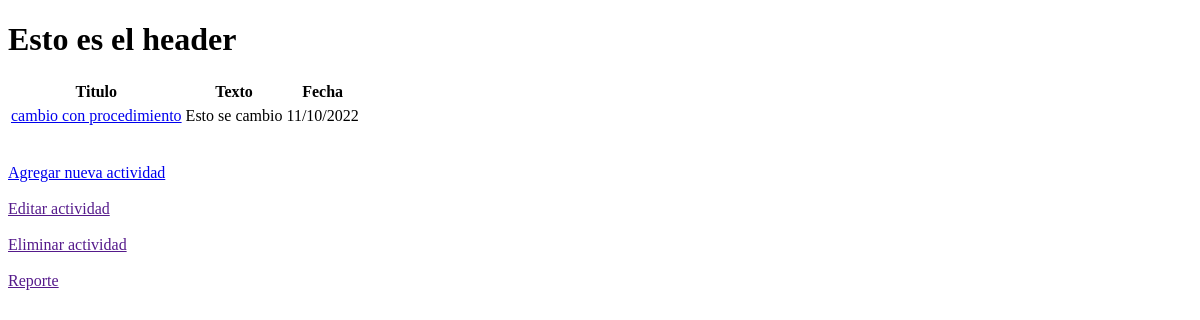
Before: / with the older database file.
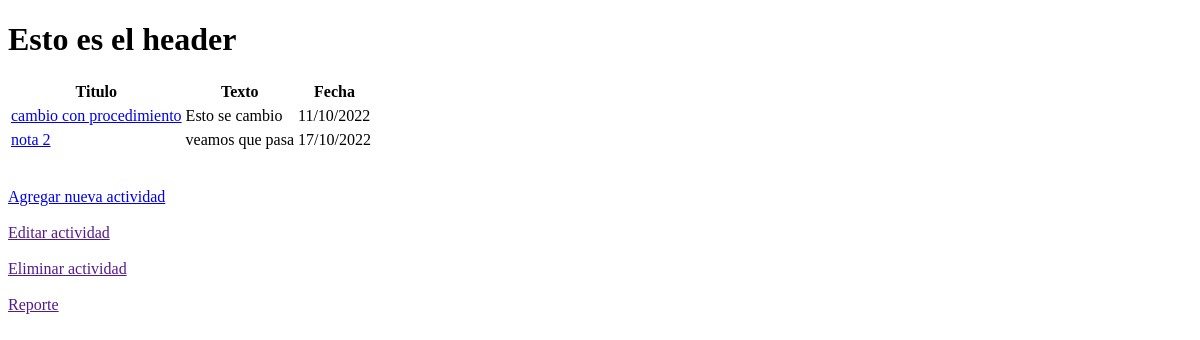
After: the same page with the newer database file.
### tables this page shows
CREATE TABLE `note` (
  `id` smallint(5) UNSIGNED NOT NULL,
  `titulo` varchar(100) NOT NULL DEFAULT 'Sin tittulo',
  `texto` text NOT NULL,
  `fecha` date NOT NULL DEFAULT current_timestamp()
);

### logica/conexion.php (called while the page is built, shortened)
<?php
    class modeloCredencialesDB{
        public function __construct(){
            $this->_db = new mysqli(DB_HOST, DB_USER, DB_PASS, DB_NAME);
        }
    }
?>

### logica/Agenda.php (called while the page is built, shortened)
<?php
    require_once('conexion.php');
    class blognote extends modeloCredencialesDB{
        public function listar_notas(){
            $instruccion = "CALL sp_listar_notas";
            $consulta=$this->_db->query($instruccion);
            $resultado=$consulta->fetch_all(MYSQLI_ASSOC);
            if ($resultado){
                return $resultado;
            }
        }
    }
?>

### index.php (the view)
<?php
include ("header.php");
 $obj_agenda = new blognote();
    $actividades = $obj_agenda->listar_notas();
    $nfilas = count($actividades);
    if($nfilas > 0) {
        print("<table>\n");
        print("<tr>\n");
        print("<th>Titulo</th>\n");
        print("<th>Texto</th>\n");
        print("<th>Fecha</th>\n");
        print("</tr>\n");
        foreach($actividades as $actividad) {
            print("<tr>\n");
            print("<tr>\n<td>")?><a href="leer.php?id=<?php echo $actividad['id']?>"><?php echo $actividad['titulo']?></a>
            <?php
            print("</td>\n");
            echo("<td>" . $actividad['texto'] . "</td>\n");
            print("<td>" . date("j/n/Y",strtotime($actividad['fecha'])) . "</td>\n");
            print("</tr>\n");
        }
        print("</table>\n");
    } else {
        print("No tiene actividades registradas.");
    }
    ?>
<?php
include ("footer.php");
?>

### header.php (shortened to what this page needs)
<!DOCTYPE html>
<html lang="en">
<head>
</head>
<body>
<?php
require_once ("logica/Agenda.php");
?>
<h1>Esto es el header</h1>

### footer.php
<footer>
     <br><br>
    <a href="nueva_actividad.php">Agregar nueva actividad</a><br><br>
    <a href="">Editar actividad</a><br><br>
    <a href="">Eliminar actividad</a><br><br>
    <a href="">Reporte</a><br><br>
</footer>
</body>
</html>

Changed rows visible on the page:
added note: titulo "nota 2", texto "veamos que pasa", fecha "17/10/2022"
